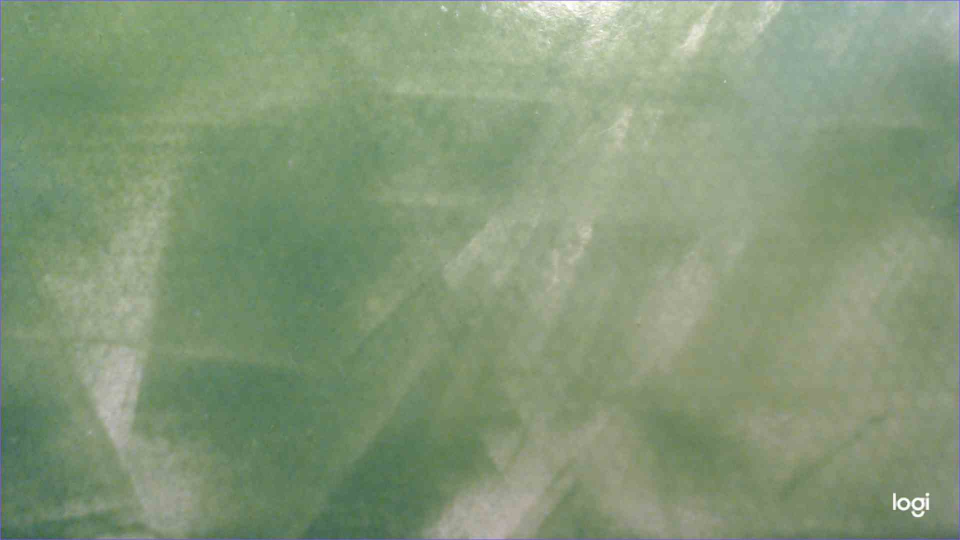
#> input picture AutomatedPaintRemoval/Python/images/2020-11-11_15-29-10.jpg, 1920 x 1080 px (shown at 1/2 size); its folder holds only this picture in this run
$ python -i RobotVisionModule.py   (imports and definitions only)   (older library calls are emulated)
#> lines starting #> are read from the running program, lines starting #| are printed output that depends on the picture; after the words box and inside, x2 and y2 are one past the last pixel; in counts of white or black regions, pixels touching at a corner belong together; pictures that were not available may be replaced by others from this repository, and a replacement may not be noted
### AutomatedPaintRemoval/Python/PathPoint.py
"""
This module is contains the PathPoint class

This class is used to specify the different points the robotarm
needs to sand to.
"""


from enum import Enum


class ESandingDirection(Enum):
    """
    Sets the Sanding direction of the path
    """
    NoDirection = 0
    Up = 1
    Down = 2
    Right = 3
    Left = 4


class PathPoint:
    """
    The PathPoint class were different point objects a created from.
    """
    def __init__(self, x: float, y: float, z=1.0, allowed_to_sand=True, sanding_direction=ESandingDirection.NoDirection):
        """
        The PathPoint constructor

        :param float x: specifies the x location of the point on the object
        :param float y: specifies the y location of the point on the object
        :param float z: specifies the z location of the point on the object
        :param boolean allowed_to_sand: Whether the point path to the point is allowed to bes sand
        :param SandingDirection sanding_direction: The sanding direction
        """
        self.PointX = x
        self.PointY = y
        self.PointZ = z

        self.AllowedToSand = allowed_to_sand
        self.SandingDirection = sanding_direction

    def __str__(self):
        return f'Point coordinate X: {self.PointX:-6.2f}, Y: {self.PointY:-6.2f}, Z: {self.PointZ:.2f}, AllowedToSand: {self.AllowedToSand}, SandingDirection: {self.SandingDirection}'

    """Getter and setters of the different property's"""

    @property
    def PointX(self):
        return self.__PointX

    @PointX.setter
    def PointX(self, val):
        self.__PointX = val

    @property
    def PointY(self):
        return self.__PointY

    @PointY.setter
    def PointY(self, val):
        self.__PointY = val

    @property
    def PointZ(self):
        return self.__PointZ

    @PointZ.setter
    def PointZ(self, val):
        self.__PointZ = val

    @property
    def AllowedToSand(self):
        return self.__AllowedToSand

    @AllowedToSand.setter
    def AllowedToSand(self, val):
        self.__AllowedToSand = val

### AutomatedPaintRemoval/Python/RobotVisionModule.py
"""
This module handle the vision algorithm.
It consists of 2 parts, the paint detector and the path creator.

It also contains a few utility files like the HSV value picker
that thresholds different parts of an image based on HSV sliders.
This way u can more accurately pick colors.
"""

import cv2
import numpy as np
from Image import Image, EImageType, ImageConverter

from PathPoint import PathPoint, ESandingDirection

DEBUG = True

max_value = 255
max_value_H = 360 // 2
low_H = 0
low_S = 0
low_V = 0

high_H = 180
high_S = 32
high_V = 255

radius = 24.5  # mm
ignorable_radius = 12  # mm

# These are the object values as how they appear in the image
objectLength = 250  # mm
objectWidth = 140  # mm

window_detection_name = "Processed image"
window_radius_name = "Path image"


# [52 lines left out: functions on_low_hue_thresh_trackbar, on_high_hue_thresh_trackbar, on_low_saturation_thresh_trackbar, on_high_saturation_thresh_trackbar, on_low_value_thresh_trackbar, on_high_value_thresh_trackbar and 1 more, not called in this run]


def run_procedure(captured_image):
    """
    This function contains the algorithms to find the paint on the object

    :param captured_image: numpy image
    :return: points, image
    """
    if DEBUG:
        # load debug image
        img = cv2.imread('images\\image_smudge1.jpg')
    else:
        # change te image format to BGR
        tempimg = np.copy(captured_image)
        img = cv2.cvtColor(tempimg, cv2.COLOR_RGB2BGR)

    if img is None:
        print("Error opening image!")

    # show_debug_image('image', img, 640, 480)

    # blur the image, removing some of the sharper edges.
    blur = cv2.blur(img, (5, 5))
    # show_debug_image('blurred image', blur, 640, 480)
    # Convert image format to HSV
    hsv_image = cv2.cvtColor(blur, cv2.COLOR_BGR2HSV)

    # HSVValuePicker(hsv_image)

    # threshold the image based on the hsv color
    threshold_image = cv2.inRange(hsv_image, (low_H, low_S, low_V), (high_H, high_S, high_V))
    # show_debug_image('threshold image', threshold_image, 640, 480)

    # erode the image, removing some small speckles in the image.
    kernel = np.ones((5, 5), np.uint8)
    erosion = cv2.erode(threshold_image, kernel, iterations=2)

    # show_debug_image('Erode image', erosion)

    # Label the different parts of the image and return the stats
    num_labels, labels, stats, centroids = cv2.connectedComponentsWithStats(erosion, 8, cv2.CV_32S)

    sizes = stats[1:, -1]
    num_labels = num_labels - 1

    new_image = erosion

    # check if the blob has a smaller area then specified
    for i in range(0, num_labels):
        if sizes[i] < 400:
            # remove it
            new_image[labels == i + 1] = 0

    # show_debug_image("new image", new_image)

    # call the function to create a simple path with the labeled
    # image and original image
    points = create_simple_path(img, new_image)

    # Change image format back to original and convert to Image
    img = cv2.cvtColor(img, cv2.COLOR_RGB2BGR)
    image = Image(img.data, img.shape[1], img.shape[0], EImageType.IMAGE_TYPE_RGB888)

    # return pointlist and original image
    return points, image
    # showDebugImage('color image', img)

    # cv2.waitKey(0)
    # cv2.destroyAllWindows()


# [25 lines left out: functions show_debug_image, hsv_value_picker, not called in this run]


def create_simple_path(img, labels):
    """
    This function creates the path from the vision algorithm.
    For a more detailed explanation of how this function works
    check the .md file of the same name as the module.

    :param img: original image
    :param labels: labeled image
    :return PathPoint: points
    """
    points = []

    # To calculate realworld distance based on pixel distance we need to
    # divide the largest fov the width by the same real value lengte
    height, width, channels = img.shape
    # print(height / objectWidth)
    # print(width / objectLength)

    pixels_per_mm = width / objectLength
    radius_in_pixels = int(radius * pixels_per_mm)
    ignorable_radius_in_pixels = int(ignorable_radius * pixels_per_mm)

    check_radius = radius_in_pixels - ignorable_radius_in_pixels

    # Make sure that the check radius in uneven
    if check_radius % 2 == 0:
        check_radius += 1

    print(check_radius)

    # create kernel for checkable radius
    kernel = cv2.getStructuringElement(cv2.MORPH_ELLIPSE, (check_radius * 2, check_radius * 2))

    starting_point_x = radius_in_pixels
    starting_point_y = radius_in_pixels

    on_allowed_sanding_path = True

    # Create ROI of sanding device
    roi = labels[starting_point_y - check_radius: starting_point_y + check_radius,
          starting_point_x - check_radius: starting_point_x + check_radius]

    if (roi * kernel).sum() == 0:
        on_allowed_sanding_path = True
    elif (roi * kernel).sum() != 0:
        on_allowed_sanding_path = False

    end_point_x = starting_point_x
    end_point_y = height - radius_in_pixels

    # append the first point to the list
    points.append(PathPoint(starting_point_x / pixels_per_mm, starting_point_y / pixels_per_mm,
                            allowed_to_sand=on_allowed_sanding_path))

    started_top = True
    step_size = 1

    while True:
        """This for loop handles all movements from top to bottom and vice
        versa"""
        for y in np.arange(starting_point_y, end_point_y, step_size):
            # adjust the ROI on the labeled image.
            roi = labels[y - check_radius: y + check_radius, starting_point_x - check_radius: starting_point_x + check_radius]
            # Check whether the kernel is on top of material
            if (roi * kernel).sum() == 0:
                # if it isn't, check whether the previous iteration was on
                # an allowed sanding path
                if not on_allowed_sanding_path:
                    # if it wasn't, Create a new point and set the on_allowed_sanding_path
                    # to true
                    points.append(
                        PathPoint(starting_point_x / pixels_per_mm, (y + step_size) / pixels_per_mm,
                                  allowed_to_sand=False))

                    img[y, starting_point_x - 2:starting_point_x + 2] = [255, 0, 0]

                    on_allowed_sanding_path = True
                else:
                    # If it was, continue
                    img[y, starting_point_x - 2:starting_point_x + 2] = [255, 0, 0]
            elif (roi * kernel).sum() != 0:
                # if it is, check whether the previous iteration was not
                # on an allowed sanding path
                if on_allowed_sanding_path:
                    # If it was, end path here by adding the point to the
                    # list and setting on_allowed_sanding_path to true.
                    points.append(
                        PathPoint(starting_point_x / pixels_per_mm, (y + step_size) / pixels_per_mm,
                                  allowed_to_sand=True))

                    img[y, starting_point_x - 2:starting_point_x + 2] = [0, 0, 255]

                    on_allowed_sanding_path = False
                else:
                    # If it wasn't, continue
                    img[y, starting_point_x - 2:starting_point_x + 2] = [0, 0, 255]

        # this is the end point for the top to bottom movement or vice versa
        points.append(
            PathPoint(end_point_x / pixels_per_mm, end_point_y / pixels_per_mm, allowed_to_sand=on_allowed_sanding_path,
                      sanding_direction=ESandingDirection.Down if step_size == 1 else ESandingDirection.Up))

        # this statement checks whether or not we can go sideways
        if end_point_x + (3 * radius_in_pixels) <= width:
            # starting point are the old end points
            starting_point_x = end_point_x
            starting_point_y = end_point_y

            end_point_x = end_point_x + (2 * radius_in_pixels)

            """This for loop handles all movement from left to right"""
            for x in np.arange(starting_point_x, end_point_x):
                roi = labels[starting_point_y - check_radius: starting_point_y + check_radius,
                      x - check_radius: x + check_radius]
                # This part is identical to the previous one but then sideways
                if (roi * kernel).sum() == 0:
                    if not on_allowed_sanding_path:
                        points.append(
                            PathPoint((x - 1) / pixels_per_mm, starting_point_y / pixels_per_mm, allowed_to_sand=False,
                                      sanding_direction=ESandingDirection.Right))

                        img[starting_point_y - 2:starting_point_y + 2, x] = [255, 0, 0]

                        on_allowed_sanding_path = True
                    else:
                        img[starting_point_y - 2:starting_point_y + 2, x] = [255, 0, 0]
                elif (roi * kernel).sum() != 0:
                    if on_allowed_sanding_path:
                        points.append(
                            PathPoint((x - 1) / pixels_per_mm, starting_point_y / pixels_per_mm, allowed_to_sand=True,
                                      sanding_direction=ESandingDirection.Right))

                        img[starting_point_y - 2:starting_point_y + 2, x] = [0, 0, 255]

                        on_allowed_sanding_path = False
                    else:
                        img[starting_point_y - 2:starting_point_y + 2, x] = [0, 0, 255]

            # this is the end point for left to right movement
            points.append(
                PathPoint(end_point_x / pixels_per_mm, end_point_y / pixels_per_mm,
                          allowed_to_sand=on_allowed_sanding_path,
                          sanding_direction=ESandingDirection.Right))

            # start point is old end point
            starting_point_x = end_point_x
            starting_point_y = end_point_y

            # Determine whether the for loop needs to be reversed, because
            # of the path direction.
            if started_top:
                end_point_y = radius_in_pixels
                step_size = -1
                started_top = False
            else:
                end_point_y = height - radius_in_pixels
                step_size = 1
                started_top = True

        else:
            break

    # showDebugImage('gray_image', gray_image)
    # showDebugImage('color_image', img)

    return points

>>> import cv2
>>> picture = cv2.imread('images/2020-11-11_15-29-10.jpg', cv2.IMREAD_GRAYSCALE)
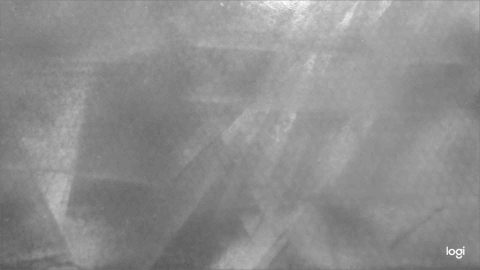
#> picture: shape (1080, 1920) (shown at 1/4 size); min 79, max 255, mean 141.8
>>> result = run_procedure(picture)
#> in run_procedure, img is the input picture: shape (1080, 1920, 3); mean B, G, R 120.5, 151.1, 132
#> in run_procedure, `threshold_image = cv2.inRange(hsv_image, (low_H, low_S, low_V), (high_..`:
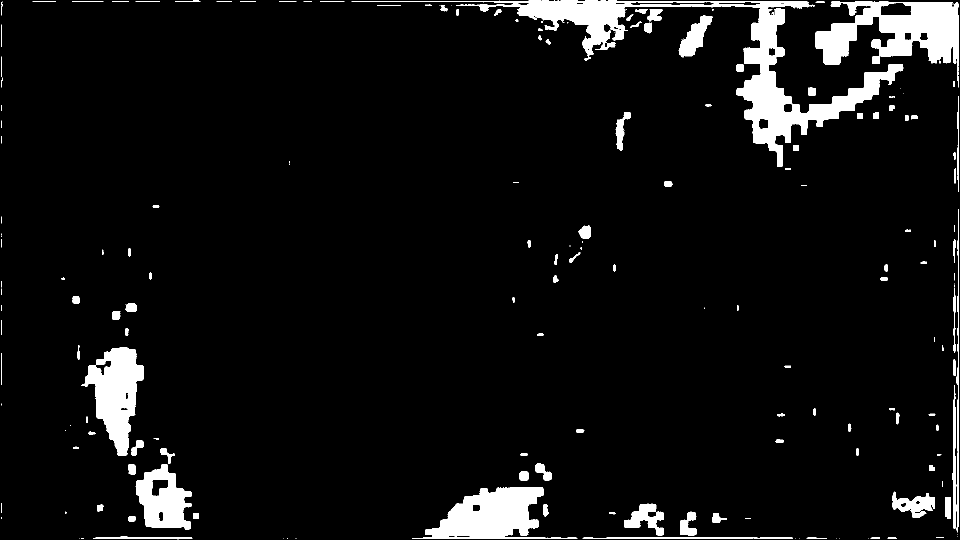
#> threshold_image: shape (1080, 1920) (shown at 1/2 size); 6.2% white; 186 white regions (55 under 20 px), largest, box (x1, y1, x2, y2) and area: (703, 0, 1807, 334) 40528, (1630, 3, 1917, 175) 22015, (824, 975, 1155, 1078) 16376
#> in run_procedure, `erosion = cv2.erode(threshold_image, kernel, iterations=2)`:
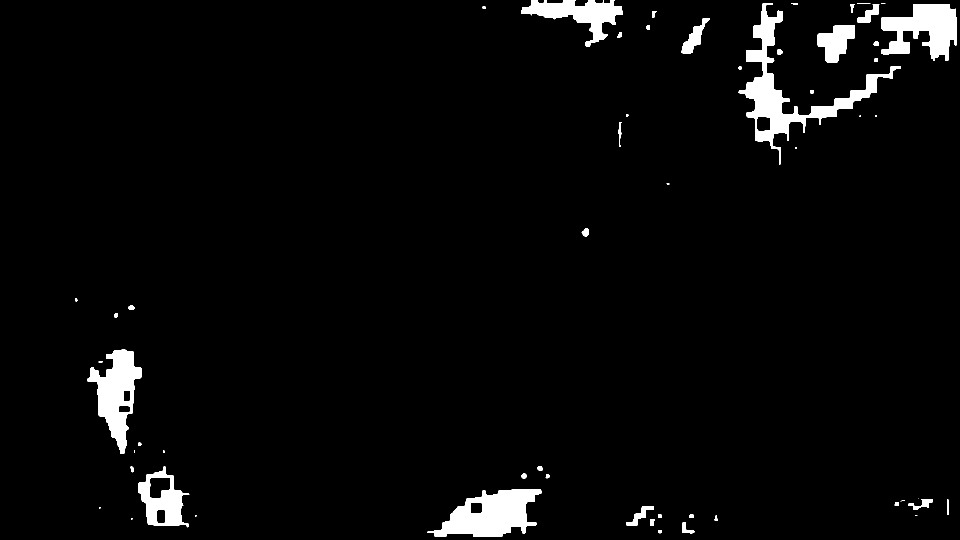
#> erosion: shape (1080, 1920) (shown at 1/2 size); 3.4% white; 56 white regions (14 under 20 px), largest, box (x1, y1, x2, y2) and area: (1477, 6, 1802, 330) 15945, (854, 979, 1083, 1073) 12331, (174, 698, 284, 907) 10407
#> in run_procedure, `num_labels, labels, stats, centroids = cv2.connectedComponentsWithStat..`:
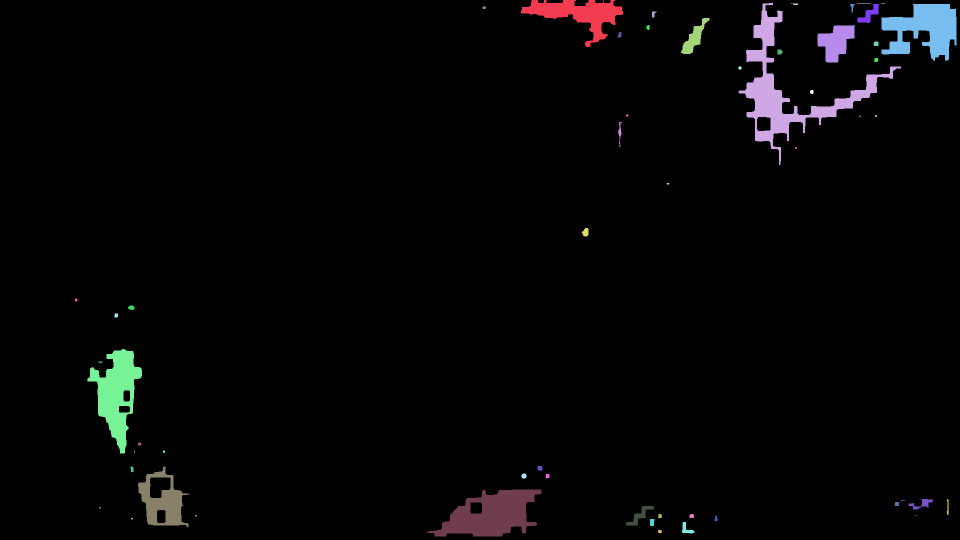
#> labels: shape (1080, 1920) int32 (shown at 1/2 size); 57 distinct labels, from 0 to 56; one colour per label, 0 black
#> in run_procedure, `num_labels, labels, stats, centroids = cv2.connectedComponentsWithStat..`: num_labels = 57; stats = 57 rows, first 6: [0, 0, 1920, 1080, 2002772], [1042, 0, 204, 94, 7274], [1477, 6, 325, 324, 15945], [1582, 7, 14, 3, 33], [1714, 7, 27, 1, 27], [1762, 7, 9, 1, 9]; centroids = 57 pairs, first value 151.8 to 1895.3, second value 7 to 1062.6
#> in run_procedure, `sizes = stats[1:, -1]`: sizes = 56 values, max 15945 at index 1, min 1 at index 40, mean 1264.8
#> in run_procedure, `num_labels = num_labels - 1`: num_labels = 56
#> after the loop in run_procedure, `for i in range(0, num_labels):`:
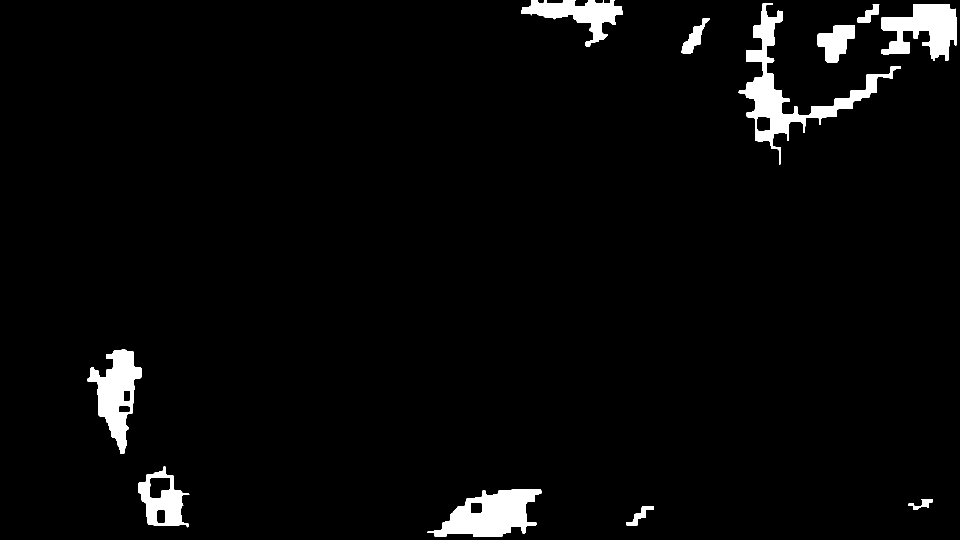
#> new_image: shape (1080, 1920) (shown at 1/2 size); 3.3% white; 11 white regions, largest, box (x1, y1, x2, y2) and area: (1477, 6, 1802, 330) 15945, (854, 979, 1083, 1073) 12331, (174, 698, 284, 907) 10407
#| 97
#> after the loop in create_simple_path, `while True:`:
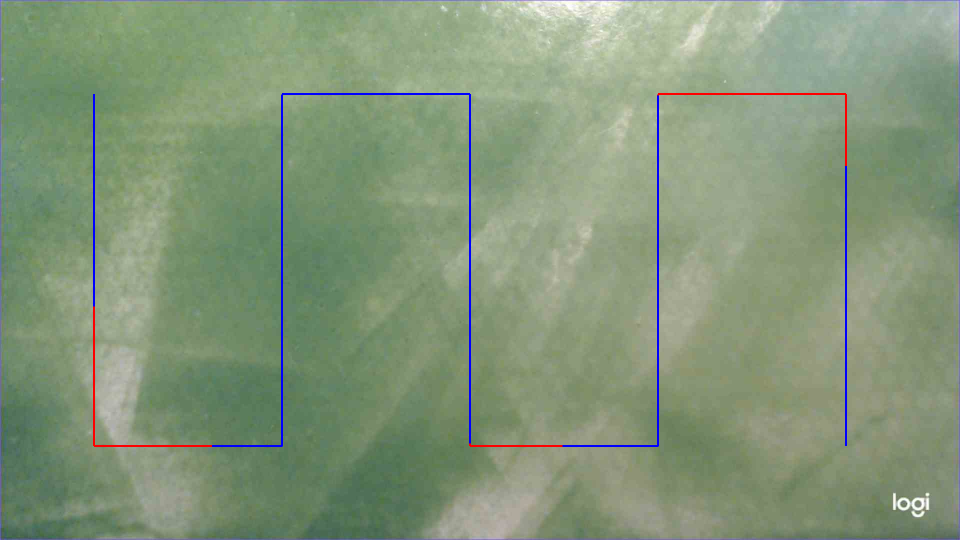
#> img: shape (1080, 1920, 3) (shown at 1/2 size); 0.97% of pixels changed, all inside (x1, y1, x2, y2) = (186, 186, 1694, 894)
#> after the loop in create_simple_path, `while True:`: end_point_x = 1692; end_point_y = 892; on_allowed_sanding_path = True; points = 16 items; started_top = True; starting_point_x = 1692; starting_point_y = 188; step_size = 1
#> in run_procedure, `points = create_simple_path(img, new_image)`: points = 16 items
#> (the run stopped early here; a loop or call above may not have finished)
